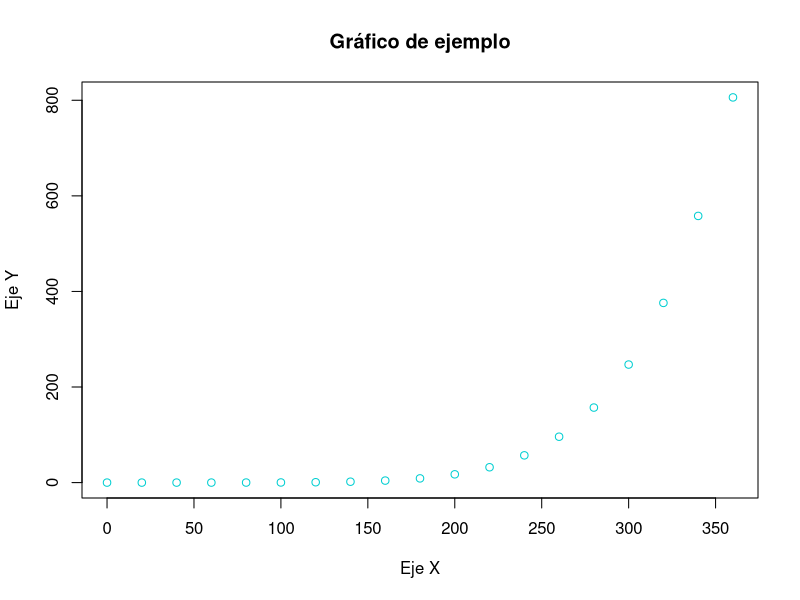

Here is the R script that generated this plot:
## ---- chunk 1
knitr::opts_chunk$set(echo = TRUE)
## ---- chunk 2
# Cargar el paquete readr
library(readr)

# Ruta de la carpeta que contiene los archivos de tickets en formato texto
ruta <- "data"

# Obtener la lista de archivos en la carpeta
archivos <- list.files(path = ruta, full.names = TRUE)

# Crear listas para almacenar las cabeceras, productos y últimas líneas de cada archivo
cabeceras <- list()
productos <- list()
ultimas_lineas <- list()

# Recorrer cada archivo y procesar su contenido
for (archivo in archivos) {
  # Leer el contenido del archivo
  contenido <- read_lines(archivo)
 
  # Encontrar el índice de la palabra "TOTAL"
  indice_total <- grep("TOTAL", contenido)
 
  # Extraer las cabeceras (primeras 7 líneas)
  cabecera <- contenido[1:min(7, length(contenido))]
 
  # Extraer los productos
  productos_temp <- contenido[8:(indice_total - 1)]
 
  # Extraer las últimas líneas (después de "TOTAL")
  ultimas_lineas_temp <- contenido[(indice_total + 1):length(contenido)]
 
  # Almacenar las líneas en las listas correspondientes
  cabeceras[[archivo]] <- cabecera
  productos[[archivo]] <- productos_temp
  ultimas_lineas[[archivo]] <- ultimas_lineas_temp
  

}

#Mostramos las primeras líneas para ver el formato de cada lista
head(cabeceras[1])
head(productos[1])
head(ultimas_lineas[1])


## ---- chunk 3

# Ejemplo de figura
plot(pressure, main = "Gráfico de ejemplo", xlab = "Eje X", ylab = "Eje Y", 
     col = "darkturquoise")

